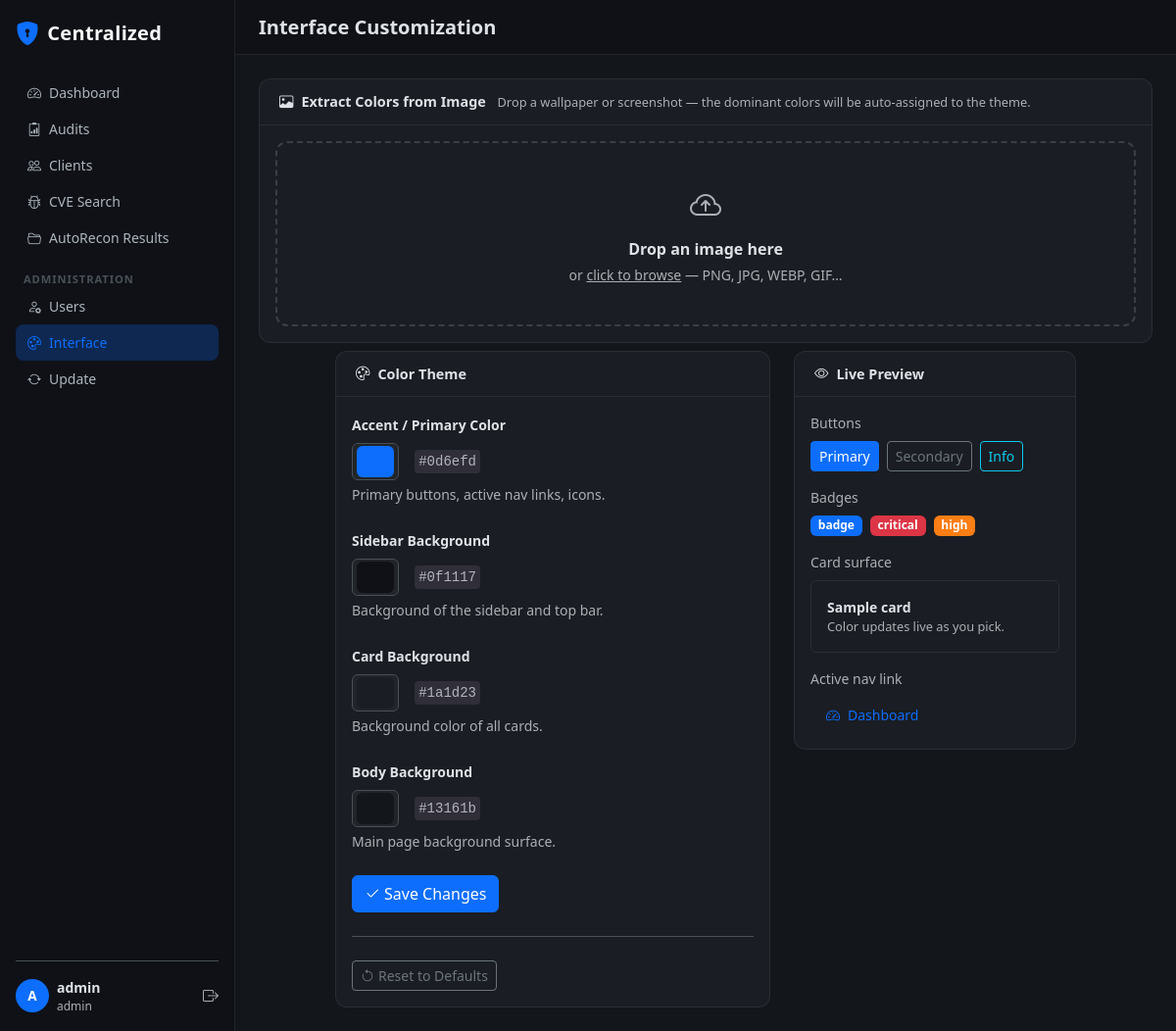
The app's page /admin/interface (signed in) with its own data.
### models/__init__.py (models this page shows, shortened)
class User(UserMixin, db.Model):
    __tablename__ = "users"
    id = db.Column(db.Integer, primary_key=True)
    username = db.Column(db.String(80), unique=True, nullable=False)
    email = db.Column(db.String(120), unique=True, nullable=False)
    password_hash = db.Column(db.String(256), nullable=False)
    role = db.Column(db.String(20), default="analyst")  # admin / analyst
    created_at = db.Column(db.DateTime, default=utcnow)
    audits = db.relationship("Audit", backref="creator", lazy="dynamic")

### routes/admin.py (the view, shortened to what this page needs)
@admin_bp.route("/interface", methods=["GET", "POST"])
@login_required
def interface():
    if current_user.role != "admin":
        flash("Access denied.", "danger")
        return redirect(url_for("dashboard.index"))
    settings = get_all_settings()
    return render_template(
        "admin/interface.html",
        settings=settings,
        defaults=DEFAULT_SETTINGS,
    )

### routes/admin.py (called while the page is built)
def get_all_settings() -> dict:
    result = dict(DEFAULT_SETTINGS)
    try:
        for row in SiteSettings.query.all():
            result[row.key] = row.value
    except Exception:
        pass
    return result

### templates/admin/interface.html (shortened to what this page needs)
{% extends "base.html" %}
{% block page_title %}Interface Customization{% endblock %}
{% block content %}
<div class="row g-4 mb-2">
  <div class="col-12">
    <div class="card">
      <div class="card-header fw-semibold">
        <i class="bi bi-image me-2"></i>Extract Colors from Image
        <span class="text-muted fw-normal ms-2" style="font-size:.8rem">Drop a wallpaper or screenshot — the dominant colors will be auto-assigned to the theme.</span>
      </div>
      <div class="card-body">
        <div id="imgDropZone" class="drop-zone" onclick="document.getElementById('imgInput').click()" ondragover="event.preventDefault();this.classList.add('drop-zone-active')" ondragleave="this.classList.remove('drop-zone-active')" ondrop="handleImageDrop(event)">
          <i class="bi bi-cloud-arrow-up fs-2 d-block mb-2 text-muted"></i>
          <div class="fw-semibold">Drop an image here</div>
          <div class="small text-muted mt-1">or <u style="cursor:pointer">click to browse</u> &mdash; PNG, JPG, WEBP, GIF&hellip;</div>
        </div>
      </div>
    </div>
  </div>
</div>
<div class="row g-4 justify-content-center">
  <div class="col-lg-6">
    <div class="card">
      <div class="card-header fw-semibold"><i class="bi bi-palette me-2"></i>Color Theme</div>
      <div class="card-body">
        <form method="POST" action="{{ url_for('admin.interface') }}" id="themeForm">
          {% set fields = [
            ('accent_color', 'Accent / Primary Color',  'Primary buttons, active nav links, icons.'),
            ('sidebar_bg',   'Sidebar Background',       'Background of the sidebar and top bar.'),
            ('bg_card',      'Card Background',          'Background color of all cards.'),
            ('bg_surface',   'Body Background',          'Main page background surface.'),
          ] %}
          {% for key, label, hint in fields %}
          <div class="mb-4">
            <label class="form-label fw-semibold small" for="{{ key }}">{{ label }}</label>
            <div class="d-flex align-items-center gap-3">
              <input type="color"
                     class="form-control form-control-color flex-shrink-0 theme-picker"
                     id="{{ key }}"
                     name="{{ key }}"
                     value="{{ settings[key] }}"
                     style="width:48px;height:38px;padding:2px 4px"/>
              <code class="small text-muted" id="{{ key }}_val">{{ settings[key] }}</code>
            </div>
            <div class="form-text">{{ hint }}</div>
          </div>
          {% endfor %}
          <div class="d-flex gap-2 mt-4">
            <button type="submit" class="btn btn-primary">
              <i class="bi bi-check2 me-1"></i>Save Changes
            </button>
          </div>
        </form>
        <hr class="my-4"/>
        <form method="POST" action="{{ url_for('admin.interface_reset') }}"
              onsubmit="return confirm('Reset all colors to defaults?')">
          <button type="submit" class="btn btn-outline-secondary btn-sm">
            <i class="bi bi-arrow-counterclockwise me-1"></i>Reset to Defaults
          </button>
        </form>
      </div>
    </div>
  </div>
  <div class="col-lg-4">
    <div class="card">
      <div class="card-header fw-semibold"><i class="bi bi-eye me-2"></i>Live Preview</div>
      <div class="card-body d-flex flex-column gap-3">
        <div>
          <div class="small text-muted mb-2">Buttons</div>
          <div class="d-flex flex-wrap gap-2">
            <button class="btn btn-primary btn-sm" id="previewBtnPrimary">Primary</button>
            <button class="btn btn-outline-secondary btn-sm">Secondary</button>
            <button class="btn btn-sm btn-outline-info">Info</button>
          </div>
        </div>
        <div>
          <div class="small text-muted mb-2">Badges</div>
          <div class="d-flex flex-wrap gap-2">
            <span class="badge bg-primary" id="previewBadge">badge</span>
            <span class="badge sev-critical">critical</span>
            <span class="badge sev-high">high</span>
          </div>
        </div>
        <div>
          <div class="small text-muted mb-2">Card surface</div>
          <div class="p-3 rounded" id="previewCard" style="border:1px solid rgba(255,255,255,.07)">
            <div class="small fw-semibold">Sample card</div>
            <div class="text-muted" style="font-size:.8rem">Color updates live as you pick.</div>
          </div>
        </div>
        <div>
          <div class="small text-muted mb-2">Active nav link</div>
          <a href="#" id="previewNav"
             class="d-flex align-items-center gap-2 text-decoration-none px-3 py-2 rounded"
             onclick="return false"
             style="font-size:.875rem">
            <i class="bi bi-speedometer2"></i>Dashboard
          </a>
        </div>
      </div>
    </div>
  </div>
</div>
{% endblock %}

### templates/base.html (shortened to what this page needs)
<!DOCTYPE html>
<html lang="en" data-bs-theme="dark">
<head>
  <link href="https://cdn.jsdelivr.net/npm/bootstrap@5.3.3/dist/css/bootstrap.min.css" rel="stylesheet"/>
  <link href="https://cdn.jsdelivr.net/npm/bootstrap-icons@1.11.3/font/bootstrap-icons.min.css" rel="stylesheet"/>
  <link href="{{ url_for('static', filename='css/style.css') }}" rel="stylesheet"/>
</head>
<body>
<div class="sidebar d-flex flex-column flex-shrink-0 p-3">
  <a href="{{ url_for('dashboard.index') }}" class="sidebar-brand d-flex align-items-center mb-4 text-decoration-none">
    <i class="bi bi-shield-lock-fill me-2 text-primary fs-4"></i>
    <span class="fw-bold fs-5">Centralized</span>
  </a>
  <ul class="nav nav-pills flex-column mb-auto">
    <li class="nav-item">
      <a href="{{ url_for('dashboard.index') }}"
         class="nav-link {% if request.endpoint == 'dashboard.index' %}active{% endif %}">
        <i class="bi bi-speedometer2 me-2"></i>Dashboard
      </a>
    </li>
    <li>
      <a href="{{ url_for('audits.list_audits') }}"
         class="nav-link {% if request.blueprint == 'audits' %}active{% endif %}">
        <i class="bi bi-clipboard2-data me-2"></i>Audits
      </a>
    </li>
    <li>
      <a href="{{ url_for('clients.list_clients') }}"
         class="nav-link {% if request.blueprint == 'clients' %}active{% endif %}">
        <i class="bi bi-people me-2"></i>Clients
      </a>
    </li>
    <li>
      <a href="{{ url_for('cve.search_page') }}"
         class="nav-link {% if request.blueprint == 'cve' %}active{% endif %}">
        <i class="bi bi-bug me-2"></i>CVE Search
      </a>
    </li>
    <li>
      <a href="{{ url_for('autorecon_results.index') }}"
         class="nav-link {% if request.blueprint == 'autorecon_results' %}active{% endif %}">
        <i class="bi bi-folder2-open me-2"></i>AutoRecon Results
      </a>
    </li>
    {% if current_user.role == 'admin' %}
    <li class="mt-3 nav-section-label px-2">Administration</li>
    <li>
      <a href="{{ url_for('auth.users_list') }}"
         class="nav-link {% if request.blueprint == 'auth' and request.endpoint != 'auth.login' %}active{% endif %}">
        <i class="bi bi-person-gear me-2"></i>Users
      </a>
    </li>
    <li>
      <a href="{{ url_for('admin.interface') }}"
         class="nav-link {% if request.endpoint == 'admin.interface' or request.endpoint == 'admin.interface_reset' %}active{% endif %}">
        <i class="bi bi-palette me-2"></i>Interface
      </a>
    </li>
    <li>
      <a href="{{ url_for('admin.update_page') }}"
         class="nav-link {% if request.endpoint == 'admin.update_page' %}active{% endif %}">
        <i class="bi bi-arrow-repeat me-2"></i>Update
      </a>
    </li>
    {% endif %}
  </ul>
  <div class="mt-auto border-top pt-3">
    <div class="d-flex align-items-center gap-2">
      <div class="avatar-circle">{{ current_user.username[0].upper() }}</div>
      <div class="small">
        <div class="fw-semibold">{{ current_user.username }}</div>
        <div class="text-muted" style="font-size:.75rem">{{ current_user.role }}</div>
      </div>
      <a href="{{ url_for('auth.logout') }}" class="ms-auto text-muted" title="Logout">
        <i class="bi bi-box-arrow-right"></i>
      </a>
    </div>
  </div>
</div>
<div class="main-content">
  <div class="topbar d-flex align-items-center justify-content-between px-4 py-2 mb-4">
    <h1 class="h5 mb-0 fw-semibold">{% block page_title %}{% endblock %}</h1>
  </div>
  <div class="px-4 pb-4">
    {% block content %}{% endblock %}
  </div>
</div>
</body>
</html>

### static/css/style.css (style rules this page uses)
:root { --sidebar-width: 240px; --topbar-height: 56px; --bg-card: #1a1d23; --bg-surface: #13161b; --border-color: rgba(255, 255, 255, 0.07); --text-muted-custom: #6c757d; }
body { background-color: var(--bg-surface); min-height: 100vh; display: flex; }
.sidebar { width: var(--sidebar-width); min-height: 100vh; background-color: #0f1117; border-right: 1px solid var(--border-color); position: fixed; top: 0; left: 0; bottom: 0; z-index: 100; overflow-y: auto; overflow-x: hidden; }
.sidebar-brand { color: #f8f9fa !important; letter-spacing: .3px; }
.sidebar .nav-link { color: #adb5bd; border-radius: 8px; padding: 8px 12px; font-size: .875rem; transition: background .15s, color .15s; }
.sidebar .nav-link:hover, .sidebar .nav-link.active { background-color: rgba(255, 255, 255, 0.08); color: #fff; }
.sidebar .nav-link.active { background-color: rgba(13, 110, 253, 0.25); color: #4d94ff; }
.nav-section-label { font-size: .7rem; font-weight: 700; text-transform: uppercase; letter-spacing: .08em; color: #495057; margin-top: .25rem; }
.main-content { margin-left: var(--sidebar-width); flex: 1; min-height: 100vh; }
.topbar { background-color: #0f1117; border-bottom: 1px solid var(--border-color); height: var(--topbar-height); }
.card { background-color: var(--bg-card); border: 1px solid var(--border-color); border-radius: 12px; }
.card-header { background-color: transparent; border-bottom: 1px solid var(--border-color); padding: .75rem 1.25rem; font-size: .9rem; }
.sev-critical { background-color: #dc3545 !important; color: #fff !important; }
.sev-high { background-color: #fd7e14 !important; color: #fff !important; }
.drop-zone { border: 2px dashed rgba(255, 255, 255, 0.15); border-radius: 12px; padding: 2.5rem; text-align: center; cursor: pointer; transition: border-color .2s, background .2s; }
.avatar-circle { width: 34px; height: 34px; border-radius: 50%; background: linear-gradient(135deg, #0d6efd, #6610f2); display: flex; align-items: center; justify-content: center; font-weight: 700; font-size: .85rem; color: #fff; flex-shrink: 0; }
code { color: #e9beff; background-color: rgba(233, 190, 255, 0.1); padding: .1em .3em; border-radius: 4px; }

### records on screen
User: username "A", username "admin", role "admin"

### other values on screen
{{ label }} "Accent / Primary Color" "Sidebar Background" "Card Background" "Body Background"
{{ settings[key] }} "#0d6efd" "#0f1117" "#1a1d23" "#13161b"
{{ hint }} "Primary buttons, active nav links, icons." "Background of the sidebar and top bar." "Background color of all cards." "Main page background surface."
